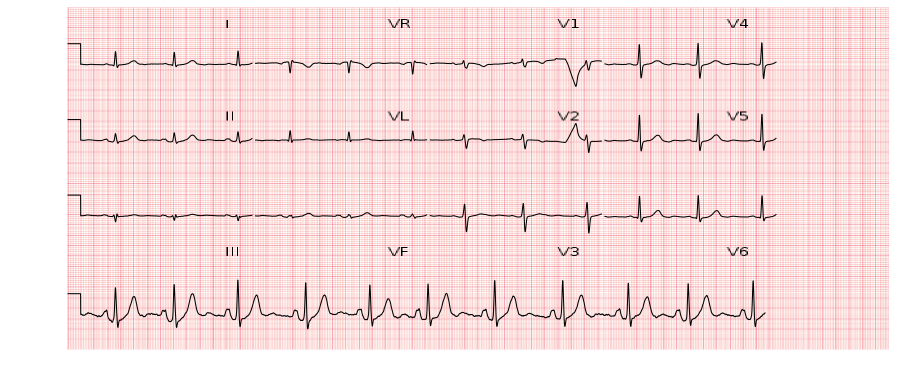
#> input picture test.png, 1830 x 768 px (shown at 1/2 size); its folder holds 2 pictures in this run
$ python ECG_image_advanced_renderer.py
#> lines starting #> are read from the running program, lines starting #| are printed output that depends on the picture
import numpy as np
import cv2
import matplotlib.pyplot as plt


"""
For perspective transformation, you need a 3x3 transformation matrix.
Straight lines will remain straight even after the transformation.
To find this transformation matrix, you need 4 points on the input image and corresponding points on the output image.
Among these 4 points, 3 of them should not be collinear.
Then transformation matrix can be found by the function cv2.getPerspectiveTransform.
Then apply cv2.warpPerspective with this 3x3 transformation matrix.


Code example
img = cv2.imread('sudokusmall.png')
rows,cols,ch = img.shape

pts1 = np.float32([[56,65],[368,52],[28,387],[389,390]])
pts2 = np.float32([[0,0],[300,0],[0,300],[300,300]])

M = cv2.getPerspectiveTransform(pts1,pts2)

dst = cv2.warpPerspective(img,M,(300,300))

plt.subplot(121),plt.imshow(img),plt.title('Input')
plt.subplot(122),plt.imshow(dst),plt.title('Output')
plt.show()

"""

class Perspective_Rendering:
    def __init__(self, rendering_type=None):
        self.rendering_type=rendering_type
        self.backgrounds_path=r'C:\Users\vgliner\OneDrive - JNJ\Documents\GitHub\2366605-Final-Project\Backgrounds'+'\\'

    def Upload_background(self, background_number=-1):
        """ Backgound number should be between 1-10, otherwise is chooses randombly one of the backgrounds
        """
        if background_number<1 or background_number>10:
            background_number=1
            # TODO: Later correct to random number
        img = cv2.imread(self.backgrounds_path+f'{background_number}.jpg')
        rows,cols,ch = img.shape
        # print(f'Loaded background template number {background_number},shape of {rows}, {cols}, {ch}')
        return img


if __name__ == "__main__":
    img = cv2.imread('test.png')
#> img is the input picture: shape (768, 1830, 3); mean B, G, R 222.8, 222.9, 247.6
    rows,cols,ch = img.shape
#> rows = 768; cols = 1830; ch = 3
    print(f'Loaded image, {rows}, {cols}, {ch}')
#| Loaded image, 768, 1830, 3
    plt.imshow(img)
    plt.show()
    pts1 = np.float32([[0,0],[rows,0],[0,cols],[rows,cols]])
    pts2 = np.float32([[0,0+30],[rows,0+100],[0,cols-30],[rows,cols]])
    M = cv2.getPerspectiveTransform(pts1,pts2)
    dst = cv2.warpPerspective(img,M,(2000,2000))
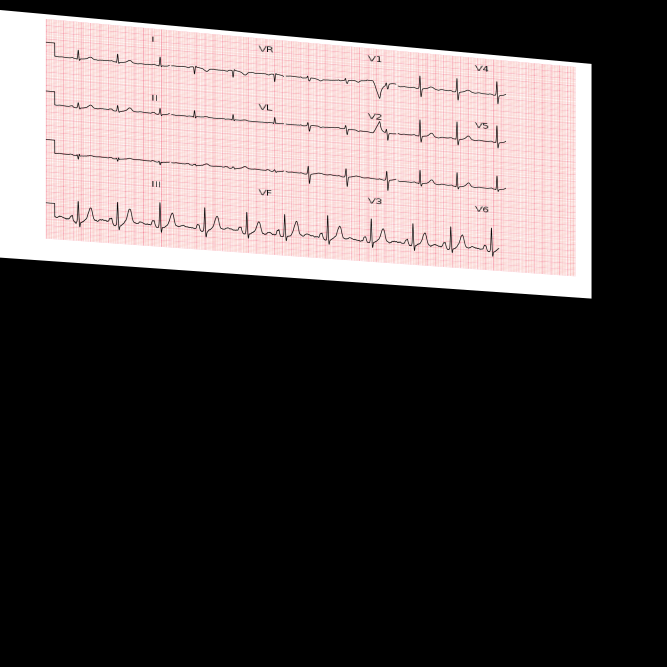
#> dst: shape (2000, 2000, 3) (shown at 1/3 size); mean B, G, R 71.5, 71.6, 79.5
    plt.subplot(121),plt.imshow(img),plt.title('Input')
    plt.subplot(122),plt.imshow(dst),plt.title('Output')
    plt.show()
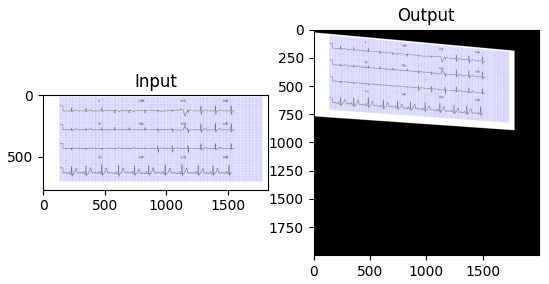
#> figure drawn by matplotlib, 2 panels; B, G, R data is drawn as R, G, B
    P=Perspective_Rendering()
    Background_image=P.Upload_background(2)
#> (the run stopped early here; a loop or call above may not have finished)
